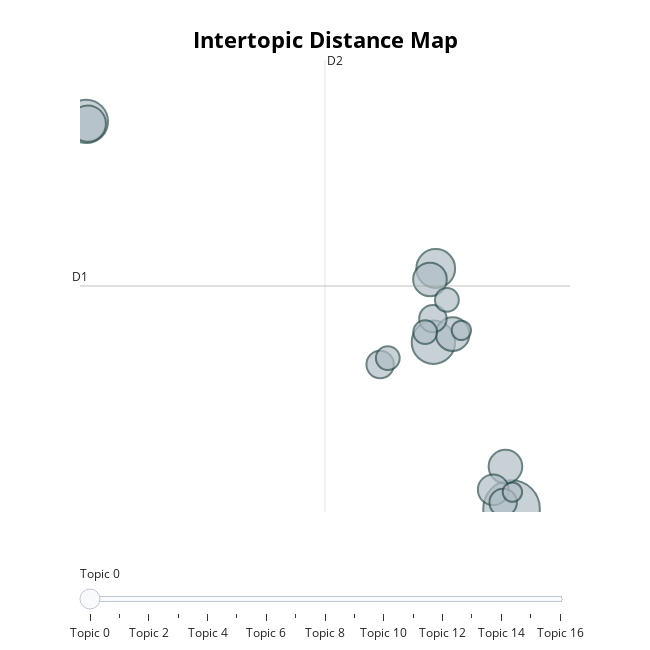

Notebook source saved alongside this figure:
### Code cell
# 隐含主题主题分布图
topic_model.visualize_topics()

### Figure 1 — Plotly figure (JSON) as saved in the notebook; plotly's stock layout.template omitted (floating-point values rounded to 4 significant figures)
{"data": [{"customdata": [[0, "time | handl | journal | rank | paper", 17], [1, "review | peer | role | paper | publish", 10], [2, "technolog | innov | breakthrough | develop | crucial", 10], [3, "coauthor | collabor | indic | divers | prize", 8], [4, "patent | refer | type | technolog | heterogen", 7], [5, "seri | applic | employ | dataset | data", 6], [6, "polici | adopt | diffus | topic | est", 6], [7, "scholar | bibliometr | agglomer | disciplinari | keyword", 6], [8, "modul | decis | purpos | predict | policymak", 5], [9, "authorship | author | accept | regul | medic", 4], [10, "normal | nonlinear | count | citat | mathemat", 4], [11, "structur | network | maxim | identif | citat", 4], [12, "network | hyper | portrait | text | diverg", 3], [13, "composit | gender | product | mari | doctor", 3], [14, "career | dynam | gap | research | dataset", 3], [15, "emerg | ek | scope | impact | topic", 2], [16, "propens | academia | particip | causal | competit", 2]], "hovertemplate": "<b>Topic %{customdata[0]}</b><br>%{customdata[1]}<br>Size: %{customdata[2]}", "legendgroup": "", "marker": {"color": "#B0BEC5", "line": {"color": "DarkSlateGrey", "width": 2}, "size": [17, 10, 10, 8, 7, 6, 6, 6, 5, 4, 4, 4, 3, 3, 3, 2, 2], "sizemode": "area", "sizeref": 0.01063, "symbol": "circle"}, "mode": "markers", "name": "", "orientation": "v", "showlegend": false, "type": "scatter", "x": [18.7, 14.89, -2.055, 15.0, -1.983, 18.4, 15.82, 14.72, 17.8, 14.86, 18.29, 12.29, 12.66, 15.54, 14.48, 16.25, 18.74], "xaxis": "x", "y": [0.713, 6.025, 13.07, 8.378, 13.0, 2.055, 6.283, 8.029, 1.317, 6.778, 0.9104, 5.315, 5.52, 7.375, 6.347, 6.404, 1.241], "yaxis": "y"}], "layout": {"annotations": [{"showarrow": false, "text": "D1", "x": -2.363, "y": 7.82, "yshift": 10}, {"showarrow": false, "text": "D2", "x": 9.594, "xshift": 10, "y": 15.03}], "height": 650, "hoverlabel": {"bgcolor": "white", "font": {"family": "Rockwell", "size": 16}}, "legend": {"itemsizing": "constant", "tracegroupgap": 0}, "margin": {"t": 60}, "shapes": [{"line": {"color": "#CFD8DC", "width": 2}, "type": "line", "x0": 9.594, "x1": 9.594, "y0": 0.6061, "y1": 15.03}, {"line": {"color": "#9E9E9E", "width": 2}, "type": "line", "x0": -2.363, "x1": 21.55, "y0": 7.82, "y1": 7.82}], "sliders": [{"active": 0, "pad": {"t": 50}, "steps": [{"args": [{"marker.color": [["red", "#B0BEC5", "#B0BEC5", "#B0BEC5", "#B0BEC5", "#B0BEC5", "#B0BEC5", "#B0BEC5", "#B0BEC5", "#B0BEC5", "#B0BEC5", "#B0BEC5", "#B0BEC5", "#B0BEC5", "#B0BEC5", "#B0BEC5", "#B0BEC5"]]}], "label": "Topic 0", "method": "update"}, {"args": [{"marker.color": [["#B0BEC5", "red", "#B0BEC5", "#B0BEC5", "#B0BEC5", "#B0BEC5", "#B0BEC5", "#B0BEC5", "#B0BEC5", "#B0BEC5", "#B0BEC5", "#B0BEC5", "#B0BEC5", "#B0BEC5", "#B0BEC5", "#B0BEC5", "#B0BEC5"]]}], "label": "Topic 1", "method": "update"}, {"args": [{"marker.color": [["#B0BEC5", "#B0BEC5", "red", "#B0BEC5", "#B0BEC5", "#B0BEC5", "#B0BEC5", "#B0BEC5", "#B0BEC5", "#B0BEC5", "#B0BEC5", "#B0BEC5", "#B0BEC5", "#B0BEC5", "#B0BEC5", "#B0BEC5", "#B0BEC5"]]}], "label": "Topic 2", "method": "update"}, {"args": [{"marker.color": [["#B0BEC5", "#B0BEC5", "#B0BEC5", "red", "#B0BEC5", "#B0BEC5", "#B0BEC5", "#B0BEC5", "#B0BEC5", "#B0BEC5", "#B0BEC5", "#B0BEC5", "#B0BEC5", "#B0BEC5", "#B0BEC5", "#B0BEC5", "#B0BEC5"]]}], "label": "Topic 3", "method": "update"}, {"args": [{"marker.color": [["#B0BEC5", "#B0BEC5", "#B0BEC5", "#B0BEC5", "red", "#B0BEC5", "#B0BEC5", "#B0BEC5", "#B0BEC5", "#B0BEC5", "#B0BEC5", "#B0BEC5", "#B0BEC5", "#B0BEC5", "#B0BEC5", "#B0BEC5", "#B0BEC5"]]}], "label": "Topic 4", "method": "update"}, {"args": [{"marker.color": [["#B0BEC5", "#B0BEC5", "#B0BEC5", "#B0BEC5", "#B0BEC5", "red", "#B0BEC5", "#B0BEC5", "#B0BEC5", "#B0BEC5", "#B0BEC5", "#B0BEC5", "#B0BEC5", "#B0BEC5", "#B0BEC5", "#B0BEC5", "#B0BEC5"]]}], "label": "Topic 5", "method": "update"}, {"args": [{"marker.color": [["#B0BEC5", "#B0BEC5", "#B0BEC5", "#B0BEC5", "#B0BEC5", "#B0BEC5", "red", "#B0BEC5", "#B0BEC5", "#B0BEC5", "#B0BEC5", "#B0BEC5", "#B0BEC5", "#B0BEC5", "#B0BEC5", "#B0BEC5", "#B0BEC5"]]}], "label": "Topic 6", "method": "update"}, {"args": [{"marker.color": [["#B0BEC5", "#B0BEC5", "#B0BEC5", "#B0BEC5", "#B0BEC5", "#B0BEC5", "#B0BEC5", "red", "#B0BEC5", "#B0BEC5", "#B0BEC5", "#B0BEC5", "#B0BEC5", "#B0BEC5", "#B0BEC5", "#B0BEC5", "#B0BEC5"]]}], "label": "Topic 7", "method": "update"}, {"args": [{"marker.color": [["#B0BEC5", "#B0BEC5", "#B0BEC5", "#B0BEC5", "#B0BEC5", "#B0BEC5", "#B0BEC5", "#B0BEC5", "red", "#B0BEC5", "#B0BEC5", "#B0BEC5", "#B0BEC5", "#B0BEC5", "#B0BEC5", "#B0BEC5", "#B0BEC5"]]}], "label": "Topic 8", "method": "update"}, {"args": [{"marker.color": [["#B0BEC5", "#B0BEC5", "#B0BEC5", "#B0BEC5", "#B0BEC5", "#B0BEC5", "#B0BEC5", "#B0BEC5", "#B0BEC5", "red", "#B0BEC5", "#B0BEC5", "#B0BEC5", "#B0BEC5", "#B0BEC5", "#B0BEC5", "#B0BEC5"]]}], "label": "Topic 9", "method": "update"}, {"args": [{"marker.color": [["#B0BEC5", "#B0BEC5", "#B0BEC5", "#B0BEC5", "#B0BEC5", "#B0BEC5", "#B0BEC5", "#B0BEC5", "#B0BEC5", "#B0BEC5", "red", "#B0BEC5", "#B0BEC5", "#B0BEC5", "#B0BEC5", "#B0BEC5", "#B0BEC5"]]}], "label": "Topic 10", "method": "update"}, {"args": [{"marker.color": [["#B0BEC5", "#B0BEC5", "#B0BEC5", "#B0BEC5", "#B0BEC5", "#B0BEC5", "#B0BEC5", "#B0BEC5", "#B0BEC5", "#B0BEC5", "#B0BEC5", "red", "#B0BEC5", "#B0BEC5", "#B0BEC5", "#B0BEC5", "#B0BEC5"]]}], "label": "Topic 11", "method": "update"}, {"args": [{"marker.color": [["#B0BEC5", "#B0BEC5", "#B0BEC5", "#B0BEC5", "#B0BEC5", "#B0BEC5", "#B0BEC5", "#B0BEC5", "#B0BEC5", "#B0BEC5", "#B0BEC5", "#B0BEC5", "red", "#B0BEC5", "#B0BEC5", "#B0BEC5", "#B0BEC5"]]}], "label": "Topic 12", "method": "update"}, {"args": [{"marker.color": [["#B0BEC5", "#B0BEC5", "#B0BEC5", "#B0BEC5", "#B0BEC5", "#B0BEC5", "#B0BEC5", "#B0BEC5", "#B0BEC5", "#B0BEC5", "#B0BEC5", "#B0BEC5", "#B0BEC5", "red", "#B0BEC5", "#B0BEC5", "#B0BEC5"]]}], "label": "Topic 13", "method": "update"}, {"args": [{"marker.color": [["#B0BEC5", "#B0BEC5", "#B0BEC5", "#B0BEC5", "#B0BEC5", "#B0BEC5", "#B0BEC5", "#B0BEC5", "#B0BEC5", "#B0BEC5", "#B0BEC5", "#B0BEC5", "#B0BEC5", "#B0BEC5", "red", "#B0BEC5", "#B0BEC5"]]}], "label": "Topic 14", "method": "update"}, {"args": [{"marker.color": [["#B0BEC5", "#B0BEC5", "#B0BEC5", "#B0BEC5", "#B0BEC5", "#B0BEC5", "#B0BEC5", "#B0BEC5", "#B0BEC5", "#B0BEC5", "#B0BEC5", "#B0BEC5", "#B0BEC5", "#B0BEC5", "#B0BEC5", "red", "#B0BEC5"]]}], "label": "Topic 15", "method": "update"}, {"args": [{"marker.color": [["#B0BEC5", "#B0BEC5", "#B0BEC5", "#B0BEC5", "#B0BEC5", "#B0BEC5", "#B0BEC5", "#B0BEC5", "#B0BEC5", "#B0BEC5", "#B0BEC5", "#B0BEC5", "#B0BEC5", "#B0BEC5", "#B0BEC5", "#B0BEC5", "red"]]}], "label": "Topic 16", "method": "update"}]}], "title": {"font": {"color": "Black", "size": 22}, "text": "<b>Intertopic Distance Map</b>", "x": 0.5, "xanchor": "center", "y": 0.95, "yanchor": "top"}, "width": 650, "xaxis": {"anchor": "y", "domain": [0, 1], "range": [-2.363, 21.55], "title": {"text": ""}, "type": "linear", "visible": false}, "yaxis": {"anchor": "x", "domain": [0, 1], "range": [0.6061, 15.03], "title": {"text": ""}, "type": "linear", "visible": false}}}
